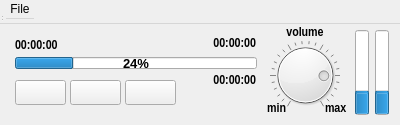
<?xml version="1.0" encoding="UTF-8"?>
<ui version="4.0">
 <class>AudioPlayer</class>
 <widget class="QDialog" name="AudioPlayer">
  <property name="geometry">
   <rect>
    <x>0</x>
    <y>0</y>
    <width>400</width>
    <height>125</height>
   </rect>
  </property>
  <property name="minimumSize">
   <size>
    <width>400</width>
    <height>125</height>
   </size>
  </property>
  <property name="maximumSize">
   <size>
    <width>400</width>
    <height>125</height>
   </size>
  </property>
  <property name="windowTitle">
   <string>AeonWave Audio Player</string>
  </property>
  <widget class="QMenuBar" name="menubar">
   <property name="geometry">
    <rect>
     <x>0</x>
     <y>0</y>
     <width>400</width>
     <height>24</height>
    </rect>
   </property>
   <widget class="QMenu" name="menuFile">
    <property name="title">
     <string>File</string>
    </property>
    <addaction name="actionOpen"/>
    <addaction name="actionHardware"/>
    <addaction name="actionExit"/>
   </widget>
   <addaction name="menuFile"/>
  </widget>
  <widget class="QStatusBar" name="statusbar">
   <property name="geometry">
    <rect>
     <x>0</x>
     <y>0</y>
     <width>3</width>
     <height>22</height>
    </rect>
   </property>
  </widget>
  <widget class="QPushButton" name="stopPlay">
   <property name="geometry">
    <rect>
     <x>125</x>
     <y>80</y>
     <width>51</width>
     <height>25</height>
    </rect>
   </property>
   <property name="focusPolicy">
    <enum>Qt::NoFocus</enum>
   </property>
  </widget>
  <widget class="QLabel" name="timeCurrent">
   <property name="geometry">
    <rect>
     <x>15</x>
     <y>35</y>
     <width>71</width>
     <height>20</height>
    </rect>
   </property>
   <property name="font">
    <font>
     <family>Liberation Sans Narrow</family>
     <pointsize>10</pointsize>
     <weight>75</weight>
     <bold>true</bold>
    </font>
   </property>
   <property name="text">
    <string>00:00:00</string>
   </property>
   <property name="alignment">
    <set>Qt::AlignLeading|Qt::AlignLeft|Qt::AlignVCenter</set>
   </property>
  </widget>
  <widget class="QLabel" name="timeRemaining">
   <property name="geometry">
    <rect>
     <x>185</x>
     <y>35</y>
     <width>71</width>
     <height>16</height>
    </rect>
   </property>
   <property name="font">
    <font>
     <family>Liberation Sans Narrow</family>
     <pointsize>10</pointsize>
     <weight>75</weight>
     <bold>true</bold>
    </font>
   </property>
   <property name="text">
    <string>00:00:00</string>
   </property>
   <property name="alignment">
    <set>Qt::AlignRight|Qt::AlignTrailing|Qt::AlignVCenter</set>
   </property>
  </widget>
  <widget class="QProgressBar" name="pctPlaying">
   <property name="geometry">
    <rect>
     <x>15</x>
     <y>57</y>
     <width>242</width>
     <height>12</height>
    </rect>
   </property>
   <property name="font">
    <font>
     <pointsize>10</pointsize>
     <weight>75</weight>
     <bold>true</bold>
    </font>
   </property>
   <property name="value">
    <number>24</number>
   </property>
  </widget>
  <widget class="QPushButton" name="startPlay">
   <property name="geometry">
    <rect>
     <x>15</x>
     <y>80</y>
     <width>51</width>
     <height>25</height>
    </rect>
   </property>
   <property name="focusPolicy">
    <enum>Qt::NoFocus</enum>
   </property>
  </widget>
  <widget class="QLabel" name="timeTotal">
   <property name="geometry">
    <rect>
     <x>185</x>
     <y>70</y>
     <width>71</width>
     <height>20</height>
    </rect>
   </property>
   <property name="font">
    <font>
     <family>Liberation Sans Narrow</family>
     <pointsize>10</pointsize>
     <weight>75</weight>
     <bold>true</bold>
    </font>
   </property>
   <property name="layoutDirection">
    <enum>Qt::LeftToRight</enum>
   </property>
   <property name="text">
    <string>00:00:00</string>
   </property>
   <property name="alignment">
    <set>Qt::AlignRight|Qt::AlignTrailing|Qt::AlignVCenter</set>
   </property>
  </widget>
  <widget class="QPushButton" name="pausePlay">
   <property name="geometry">
    <rect>
     <x>70</x>
     <y>80</y>
     <width>51</width>
     <height>25</height>
    </rect>
   </property>
   <property name="focusPolicy">
    <enum>Qt::NoFocus</enum>
   </property>
  </widget>
  <widget class="QProgressBar" name="VUleft">
   <property name="geometry">
    <rect>
     <x>355</x>
     <y>30</y>
     <width>14</width>
     <height>85</height>
    </rect>
   </property>
   <property name="font">
    <font>
     <pointsize>10</pointsize>
     <weight>75</weight>
     <bold>true</bold>
    </font>
   </property>
   <property name="value">
    <number>24</number>
   </property>
   <property name="orientation">
    <enum>Qt::Vertical</enum>
   </property>
   <property name="format">
    <string/>
   </property>
  </widget>
  <widget class="QProgressBar" name="VUright">
   <property name="geometry">
    <rect>
     <x>375</x>
     <y>30</y>
     <width>14</width>
     <height>85</height>
    </rect>
   </property>
   <property name="font">
    <font>
     <pointsize>10</pointsize>
     <weight>75</weight>
     <bold>true</bold>
    </font>
   </property>
   <property name="value">
    <number>24</number>
   </property>
   <property name="orientation">
    <enum>Qt::Vertical</enum>
   </property>
   <property name="format">
    <string/>
   </property>
  </widget>
  <widget class="QDial" name="volume">
   <property name="geometry">
    <rect>
     <x>270</x>
     <y>35</y>
     <width>70</width>
     <height>80</height>
    </rect>
   </property>
   <property name="focusPolicy">
    <enum>Qt::NoFocus</enum>
   </property>
   <property name="value">
    <number>80</number>
   </property>
   <property name="notchesVisible">
    <bool>true</bool>
   </property>
  </widget>
  <widget class="QLabel" name="labelVolumeMin">
   <property name="geometry">
    <rect>
     <x>255</x>
     <y>100</y>
     <width>31</width>
     <height>16</height>
    </rect>
   </property>
   <property name="font">
    <font>
     <family>Liberation Sans Narrow</family>
     <pointsize>10</pointsize>
     <weight>75</weight>
     <bold>true</bold>
    </font>
   </property>
   <property name="text">
    <string>min</string>
   </property>
   <property name="alignment">
    <set>Qt::AlignRight|Qt::AlignTrailing|Qt::AlignVCenter</set>
   </property>
  </widget>
  <widget class="QLabel" name="labelVolumeMax">
   <property name="geometry">
    <rect>
     <x>325</x>
     <y>100</y>
     <width>31</width>
     <height>16</height>
    </rect>
   </property>
   <property name="font">
    <font>
     <family>Liberation Sans Narrow</family>
     <pointsize>10</pointsize>
     <weight>75</weight>
     <bold>true</bold>
    </font>
   </property>
   <property name="text">
    <string>max</string>
   </property>
   <property name="alignment">
    <set>Qt::AlignLeading|Qt::AlignLeft|Qt::AlignVCenter</set>
   </property>
  </widget>
  <widget class="QLabel" name="labelVolume">
   <property name="geometry">
    <rect>
     <x>270</x>
     <y>22</y>
     <width>70</width>
     <height>20</height>
    </rect>
   </property>
   <property name="font">
    <font>
     <family>Liberation Sans Narrow</family>
     <pointsize>10</pointsize>
     <weight>75</weight>
     <bold>true</bold>
    </font>
   </property>
   <property name="text">
    <string>volume</string>
   </property>
   <property name="alignment">
    <set>Qt::AlignCenter</set>
   </property>
  </widget>
  <action name="actionOpen">
   <property name="text">
    <string>Open</string>
   </property>
   <property name="toolTip">
    <string>Open Input File</string>
   </property>
   <property name="shortcut">
    <string>Ctrl+O</string>
   </property>
  </action>
  <action name="actionExit">
   <property name="text">
    <string>Exit</string>
   </property>
   <property name="toolTip">
    <string>Close the application</string>
   </property>
   <property name="shortcut">
    <string>Ctrl+X</string>
   </property>
  </action>
  <action name="actionHardware">
   <property name="text">
    <string>Setup</string>
   </property>
   <property name="toolTip">
    <string>Hardware Configuration</string>
   </property>
   <property name="shortcut">
    <string>Ctrl+H</string>
   </property>
  </action>
 </widget>
 <tabstops>
  <tabstop>startPlay</tabstop>
  <tabstop>pausePlay</tabstop>
  <tabstop>stopPlay</tabstop>
 </tabstops>
 <resources/>
 <connections/>
</ui>
